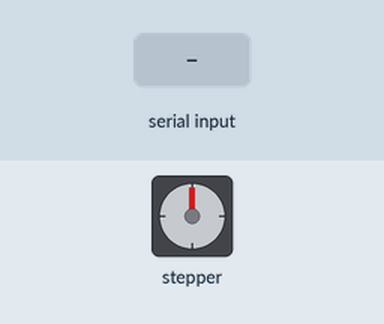
Simulated run of this sketch. Board: Arduino Uno, built with avr-gcc and run on an emulated ATmega328P. Parts: stepper motor. Inputs (shaded band) come from the test bench. Stepper angles assume 2038 steps per turn; what the sketch prints to the serial monitor is not drawn.

Above: at 1.2 s.
1.3 s: "90,45\n" received over Serial
At 1.98 s:
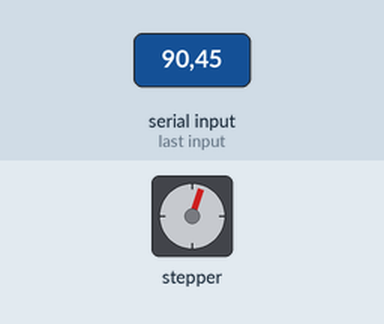
At 3.5 s:
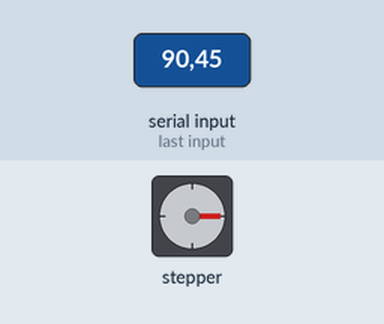
Timing chart, 0 to 10.3 s (numbered marks = the images above; inputs shaded):
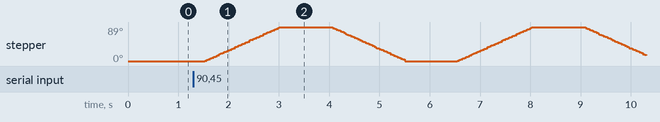

The sketch:

piano_bird.ino
```cpp
// Driver program for small stepper motor
// MCEN30021 Group 37
#include <Stepper.h>

// Define constants
const int stepsPerRevolution = 2038;
const int rpm = 10;
const int note_delay = 1000; // ms
const int left = 50;
const int right = -left;

const int IN1 = 8;
const int IN2 = 10;
const int IN3 = 9;
const int IN4 = 11;

// Define global variables
int direction_flag = 1;
int in;

// Define functions
int play_notes(int num);
int step_incr(int dir);

// Initialise stepper motor
Stepper myStepper = Stepper(stepsPerRevolution, IN1, IN2, IN3, IN4);

void setup() {
  // Begin serial
  Serial.begin(9600);

  // Set stepper speed (max 19 rpm)
  myStepper.setSpeed(rpm);

  // Print instructions
  Serial.println("Input number of notes to play...\n");
}

void loop() {
  if (Serial.available()) {
    in = int(Serial.read());

    if ((in==int('l')) || (in==int('r')) || (in==int('$'))) { // step motor incrementally
      if (step_incr(in) == -1){
        Serial.println("ERROR: step_once() returned error status");
      }
    } else if (play_notes(in-48) == -1) { // play notes; convert in from ascii to int
      Serial.println("ERROR: play_notes() returned error status");
    }
  }
}

// FUNCTIONS
// Play a certain number of notes given by the input
int play_notes(int num) {
  // Error check
  if ((num < 1) || (num > 5)) {
    Serial.print("ERROR: num = ");
    Serial.print(num);
    Serial.println(", expecting 1 <= num <= 5");
    return -1;
  } else {
    Serial.print("Playing ");
    Serial.print(num);
    Serial.println(" notes:");
    Serial.print("Current: ");
  }

  // Play note specified number of times
  for (int i=1; i<=num; i++) {
    // User feedback
    Serial.print(i);

    // Run motor
    myStepper.step(direction_flag*stepsPerRevolution/4);

    // Change direction flag
    direction_flag *= -1;

    // Delay if not the last note play
    if (i != num) {
      Serial.print(", ");
      delay(note_delay);
    }
  }

  // End function
  Serial.println("\n");
  return 1;
}

// Increment the stepper motor manually using the format:
// 3 increments CW: 'lll$'
// 5 increments CCW: 'rrrrr$'
// That is, l for clockwise, r for anticlockwise, $ to finalise
int step_incr(int dir) {
  // Determine direction
  if (dir == int('l')) {
    Serial.print("Stepping left...\n");
    myStepper.step(left);
  } else if (dir == int('r')) {
    Serial.print("Stepping right...\n");
    myStepper.step(right);
  } else if (dir == int('$')) {
    myStepper.step(stepsPerRevolution/4);
    delay(100);
    myStepper.step(-stepsPerRevolution/4);
    Serial.println("Finalised...\n");
  } else {
    return -1;
  }
  return 1;
}
```

Measured:
- after the input at 1.3 s, stepper: turns 89° clockwise in 1.5 s, then 89° counter-clockwise in 1.5 s, then 89° clockwise in 1.5 s, then 73° counter-clockwise in 1.2 s
